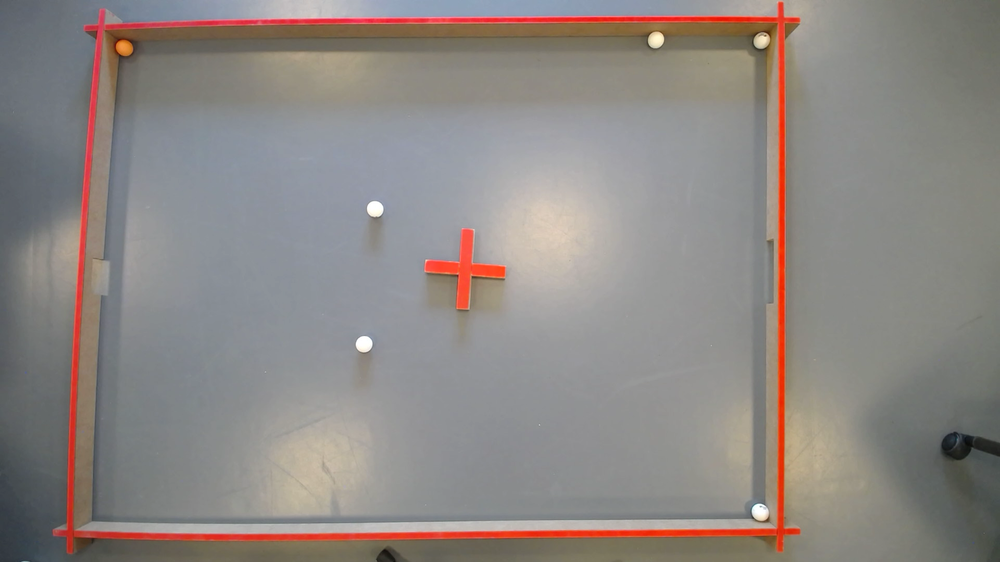
#> input picture images/capture1.png, 1000 x 562 px, shrunk from 1920 x 1080 before the run, found by its file name
$ python staticCalibration.py
#> lines starting #> are read from the running program, lines starting #| are printed output that depends on the picture; after the words box and inside, x2 and y2 are one past the last pixel; in counts of white or black regions, pixels touching at a corner belong together
import cv2 as cv
import math
import sys

# ─── CONFIGURATION ───────────────────────────────────────────────────────────
# Change this to the actual size of the object you are measuring in the image.
# For example: an A4 sheet of paper is 29.7 cm long, or a standard ruler is 30.0 cm.
REAL_WORLD_SIZE_CM = 4.0
IMAGE_PATH = "images/capture1.png"  # <-- Change this to your image path
# ─────────────────────────────────────────────────────────────────────────────

clicked_points = []
display_frame = None

def click_event(event, x, y, flags, param):
    """Callback function to record mouse clicks and redraw the image."""
    global clicked_points, display_frame

    if event == cv.EVENT_LBUTTONDOWN and len(clicked_points) < 2:
        clicked_points.append((x, y))
        print(f"[CLICK] Point {len(clicked_points)} registered at: ({x}, {y})")
        redraw()

def redraw():
    """Redraw the base image with all annotations."""
    global display_frame

    frame = display_frame.copy()
    frame_h, frame_w = frame.shape[:2]

    # Center crosshairs
    cx, cy = frame_w // 2, frame_h // 2
    cv.line(frame, (cx - 20, cy), (cx + 20, cy), (0, 255, 255), 1)
    cv.line(frame, (cx, cy - 20), (cx, cy + 20), (0, 255, 255), 1)

    # Draw clicked points
    for i, pt in enumerate(clicked_points):
        cv.circle(frame, pt, 5, (0, 0, 255), -1)
        cv.putText(frame, f"P{i+1}", (pt[0] + 10, pt[1] - 10),
                   cv.FONT_HERSHEY_SIMPLEX, 0.6, (0, 0, 255), 2)

    # Draw line between points
    if len(clicked_points) == 2:
        cv.line(frame, clicked_points[0], clicked_points[1], (0, 255, 0), 2)
        cv.putText(frame, "Press any key to confirm", (10, frame_h - 15),
                   cv.FONT_HERSHEY_SIMPLEX, 0.6, (0, 255, 0), 2)
    else:
        remaining = 2 - len(clicked_points)
        cv.putText(frame, f"Click {remaining} more point(s)", (10, frame_h - 15),
                   cv.FONT_HERSHEY_SIMPLEX, 0.6, (0, 255, 255), 2)

    cv.imshow("Calibration Window", frame)

def main():
    global display_frame

    # 1. Load the image
    image = cv.imread(IMAGE_PATH)
#> image is the input picture: shape (562, 1000, 3); mean B, G, R 131.9, 135.3, 141.3
    if image is None:
        print(f"[ERROR] Could not load image: '{IMAGE_PATH}'")
        print("        Check that the path is correct and the file exists.")
        sys.exit(1)

    display_frame = image
    frame_h, frame_w = image.shape[:2]
#> frame_h = 562; frame_w = 1000

    print("\n" + "="*50)
    print(f"  IMAGE LOADED SUCCESSFULLY")
    print(f"  Resolution : {frame_w}x{frame_h}")
#|   Resolution : 1000x562
    print(f"  File       : {IMAGE_PATH}")
    print("="*50)
    print(f"\nINSTRUCTIONS:\n"
          f"1. The image shows a {REAL_WORLD_SIZE_CM} cm reference object.\n"
          f"2. CLICK on the START point of the object.\n"
          f"3. CLICK on the END point of the object.\n"
          f"4. Press any key to confirm once both points are selected.\n"
          f"   (Press 'r' at any time to reset your points.)\n")

    cv.namedWindow("Calibration Window")
    cv.setMouseCallback("Calibration Window", click_event)
    redraw()
#> in redraw, `cv.line(frame, (cx - 20, cy), (cx + 20, cy), (0, 255, 255), 1)`: frame: shape (562, 1000, 3); 0.01% of pixels changed, all inside (x1, y1, x2, y2) = (480, 281, 521, 282)
#> in redraw, `cv.line(frame, (cx, cy - 20), (cx, cy + 20), (0, 255, 255), 1)`: frame: shape (562, 1000, 3); mean B, G, R 131.9, 135.3, 141.3
#> in redraw, `cv.putText(frame, f"Click {remaining} more point(s)", (10, frame_h - 1..`:
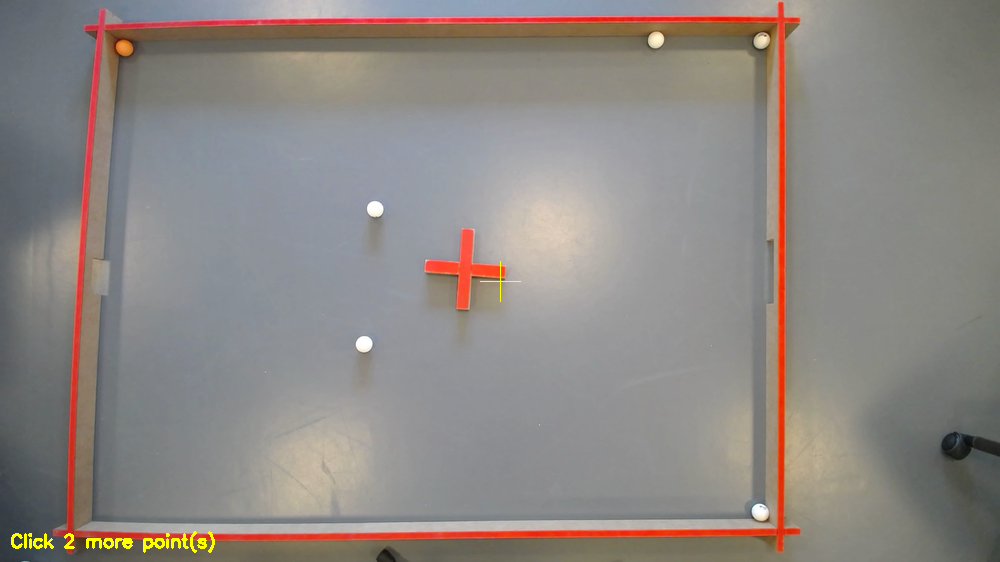
#> frame: shape (562, 1000, 3); mean B, G, R 131.7, 135.7, 141.7

    # 2. Event loop — static image, so we just waitKey
    while True:
        key = cv.waitKey(0) & 0xFF
#> (key Esc is pressed here)

        if key == ord('r'):
            clicked_points.clear()
            print("[RESET] Points cleared. Click two new points.")
            redraw()
        elif len(clicked_points) == 2:
            break
        elif key == 27:  # ESC
            print("[CANCELLED] Calibration aborted.")
            cv.destroyAllWindows()
            return

    cv.destroyAllWindows()

    # 3. Calculate the pixel-per-cm scale factor
    p1, p2 = clicked_points[0], clicked_points[1]
    pixel_distance = math.hypot(p2[0] - p1[0], p2[1] - p1[1])
    pixels_per_cm = pixel_distance / REAL_WORLD_SIZE_CM

    # 4. Print results
    print("\n" + "═"*60)
    print("   Resultat")
    print(f"  Pixel Distance Measured : {pixel_distance:.4f} pixels")
    print(f"  Real World Object Size  : {REAL_WORLD_SIZE_CM} cm")
    print(f"  Calculated Scale Factor : {pixels_per_cm:.10f} px/cm\n")
    print(f"  PIXELS_PER_CM_FLOOR = {pixels_per_cm:.10f}")

if __name__ == "__main__":
    main()

$ run again, with images/capture10.png copied over images/capture1.png
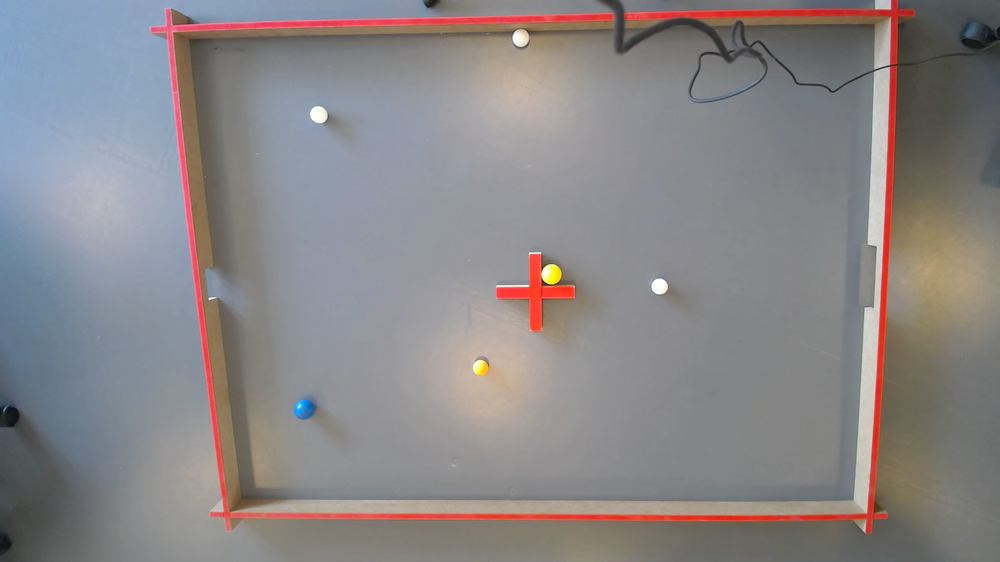
#> input picture images/capture10.png, 1000 x 562 px, shrunk from 1920 x 1080 before the run, found by its file name
#> in main, image is the input picture: shape (562, 1000, 3); mean B, G, R 135.4, 133.9, 137.7
#|   Resolution : 1000x562
#> in redraw, `cv.putText(frame, f"Click {remaining} more point(s)", (10, frame_h - 1..`:
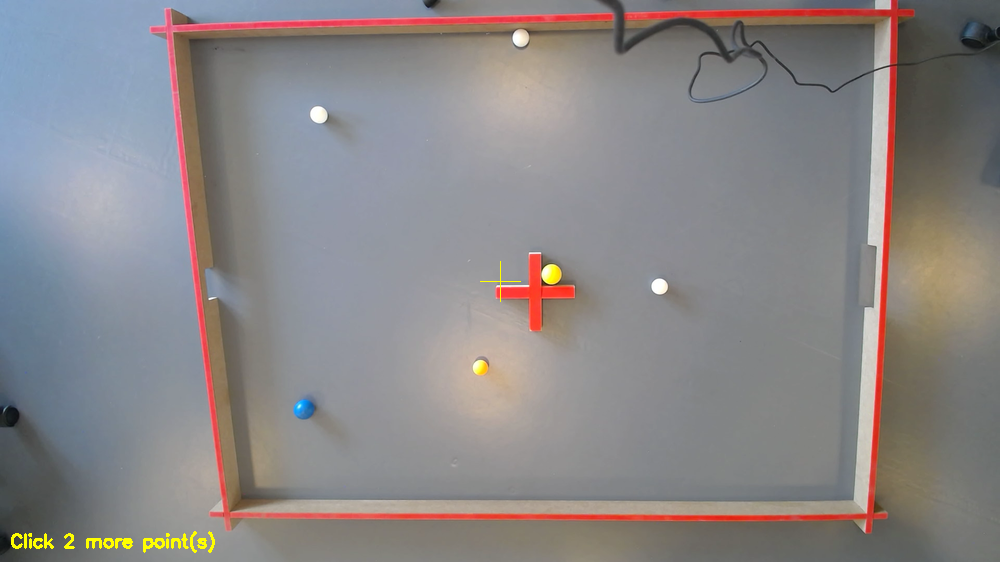
#> frame: shape (562, 1000, 3); mean B, G, R 135.1, 134.2, 138

$ run again, with images/capture2.png copied over images/capture1.png
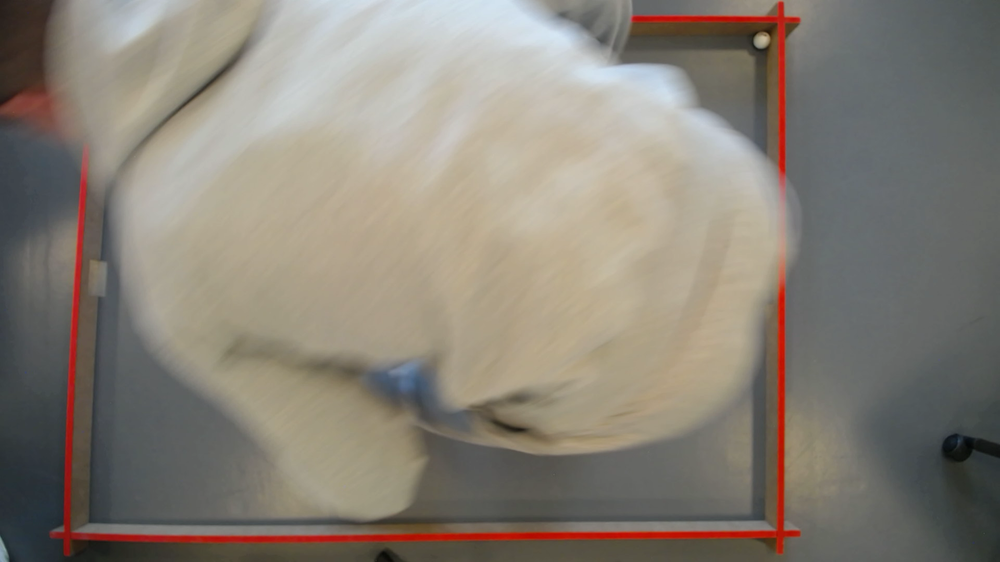
#> input picture images/capture2.png, 1000 x 562 px, shrunk from 1920 x 1080 before the run, found by its file name
#> in main, image is the input picture: shape (562, 1000, 3); mean B, G, R 118.4, 128.6, 135.3
#|   Resolution : 1000x562
#> in redraw, `cv.putText(frame, f"Click {remaining} more point(s)", (10, frame_h - 1..`:
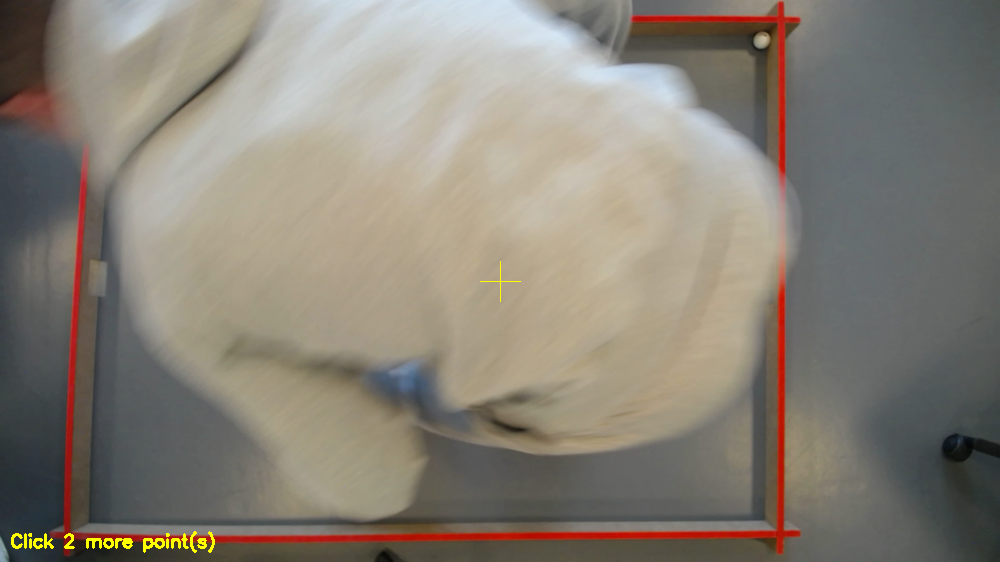
#> frame: shape (562, 1000, 3); mean B, G, R 118.3, 129.1, 135.7

$ run again, with images/capture3.png copied over images/capture1.png
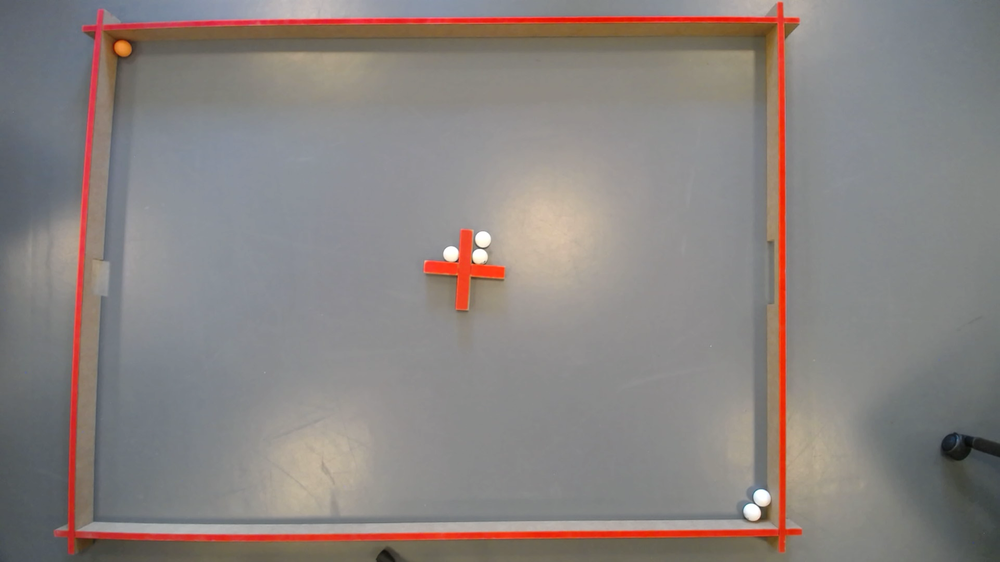
#> input picture images/capture3.png, 1000 x 562 px, shrunk from 1920 x 1080 before the run, found by its file name
#> in main, image is the input picture: shape (562, 1000, 3); mean B, G, R 128.7, 131.3, 137.8
#|   Resolution : 1000x562
#> in redraw, `cv.putText(frame, f"Click {remaining} more point(s)", (10, frame_h - 1..`:
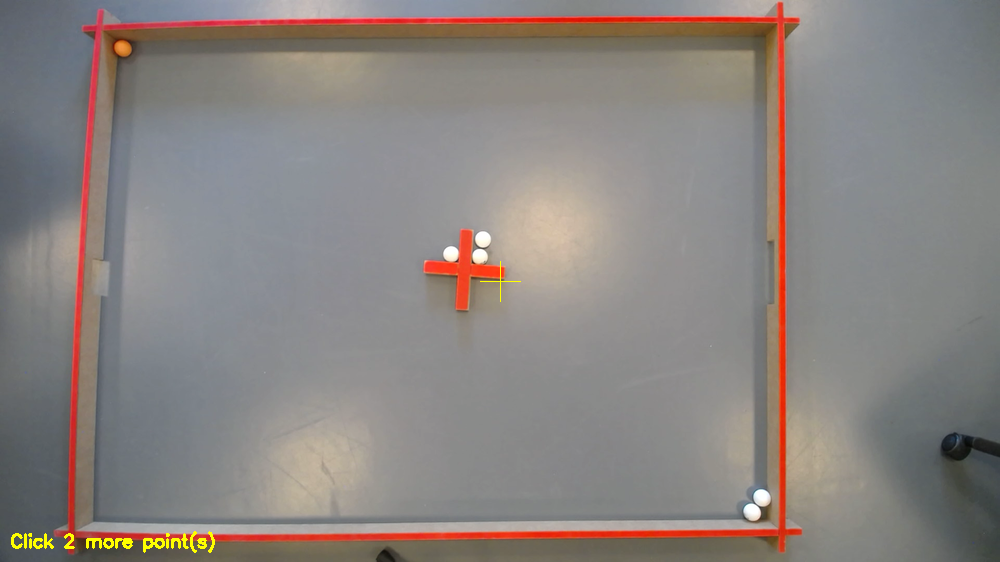
#> frame: shape (562, 1000, 3); mean B, G, R 128.6, 131.7, 138.2
